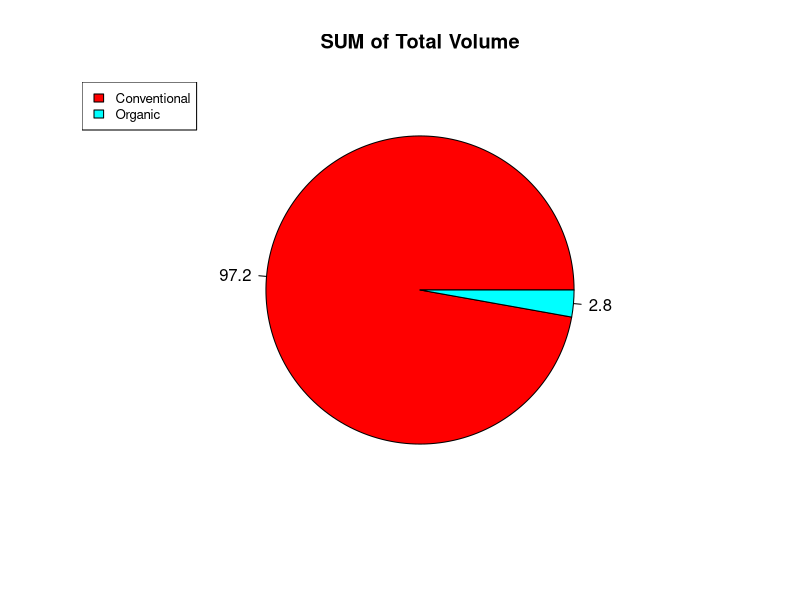
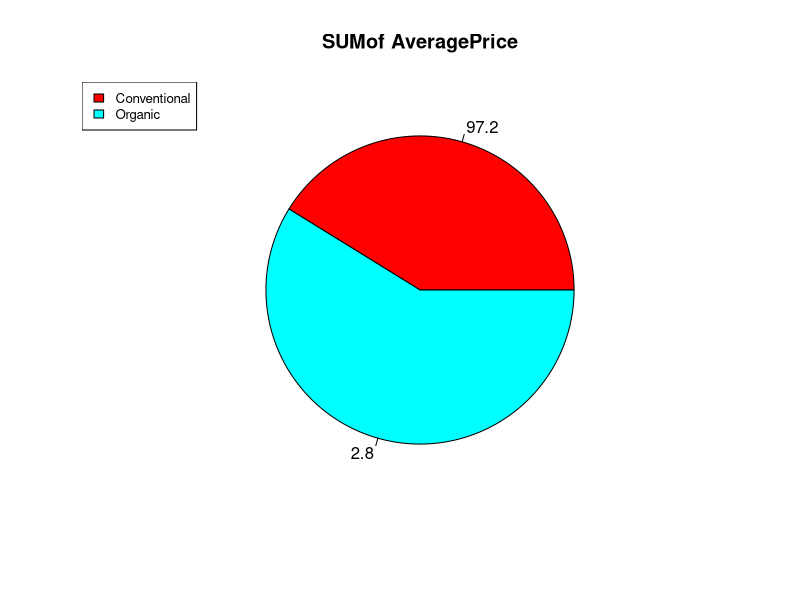

The R source for these figures, in order:
## ---- chunk 1
 library("tidyverse")
## ---- chunk 2
geeks <- c(15087220911,436181682.1)
labels <- c("Conventional","Organic")
piepercent <- round(100*geeks/sum(geeks), 1)
pie(geeks, labels = piepercent, main = "SUM of Total Volume", col = rainbow(length(geeks)))
legend("topleft", c("Conventional","Organic"),cex = 0.8, fill = rainbow(length(geeks)))
## ---- chunk 3

geeks<- c(10568.27,15089.43)
labels<- c("Conventional,Organic")
peipercent <- round(100*geeks/sum(geeks), 1)
pie(geeks,labels = piepercent,main="SUMof AveragePrice", col= rainbow(length(geeks)))
legend("topleft", c("Conventional" , "Organic"),cex = 0.8, fill = rainbow(length(geeks)))
